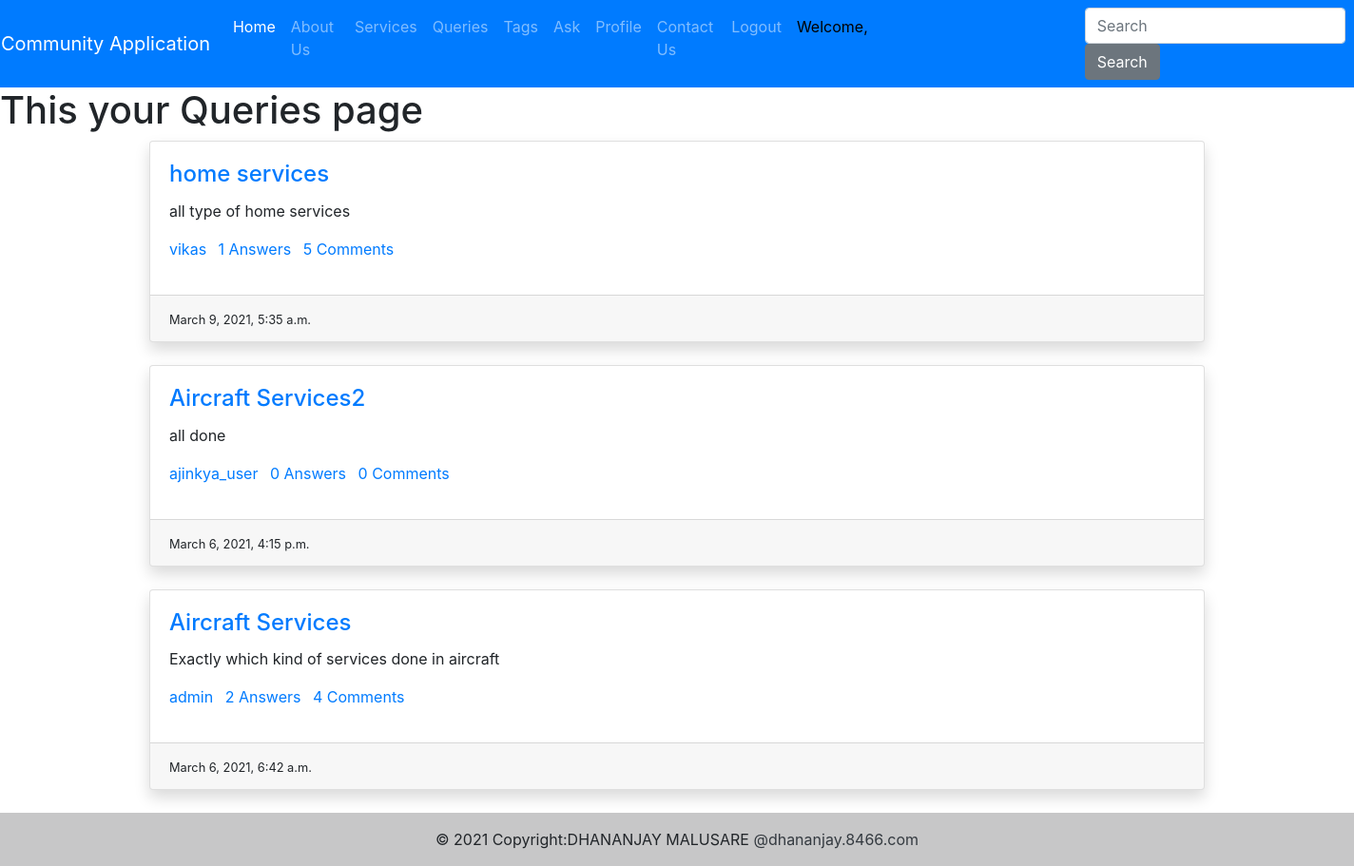
/community/queries, run on the app's committed database.
### community/models.py (models this page shows, shortened)
class Question(models.Model):
    user=models.ForeignKey(settings.AUTH_USER_MODEL,on_delete=models.CASCADE)
    title=models.CharField(max_length=300)
    detail=models.TextField()
    tags=models.TextField(default='')
    add_time=models.DateTimeField(auto_now_add=True)

### community/views.py (the view)
# urls.py: path('queries',views.queries,name="queries"),
def queries(request):
    if 'q' in request.GET:
        q=request.GET['q']
        quests=Question.objects.annotate(total_comments=Count('answer__comment')).filter(title__icontains=q).order_by('-id')
    else:
        quests=Question.objects.annotate(total_comments=Count('answer__comment')).all().order_by('-id')
    paginator=Paginator(quests,10)
    page_num=request.GET.get('page',1)
    quests=paginator.page(page_num)
    return render(request,'query.html',{'quests':quests})

### community/templates/query.html (shortened to what this page needs)
{% extends "dashboard.html" %}
    {% block content %}
    <h1>This your Queries page</h1>
    <div class="container">
        {% for quest in quests %}
        <div class="card mb-4 shadow">
            <div class="card-body">
                <h4 class="card-title"><a href="/detail/{{quest.id}}">{{quest.title}}</a></h4>
                <p class="card-text">{{quest.detail}}</p>
                <p>
                    <a href="#" class="mr-2">{{quest.user.username}}</a>
                    <a href="#" class="mr-2">{{quest.answer_set.count}} Answers</a>
                    <a href="#" class="mr-2">{{quest.total_comments}} Comments</a>
                </p>
            </div>
            <div class="card-footer">
                <small>{{quest.add_time}}</small>
            </div>
        </div>
        {% endfor %}
    </div>
    {% endblock %}

### data on the page
Question: title "home services", detail "all type of home services", user.username "vikas", answer_set.count "1", total_comments "5", add_time "March 9, 2021, 5:35 a.m."
Question: title "Aircraft Services2", detail "all done", user.username "ajinkya_user", answer_set.count "0", total_comments "0", add_time "March 6, 2021, 4:15 p.m."
Question: title "Aircraft Services", detail "Exactly which kind of services done in aircraft", user.username "admin", answer_set.count "2", total_comments "4", add_time "March 6, 2021, 6:42 a.m."
